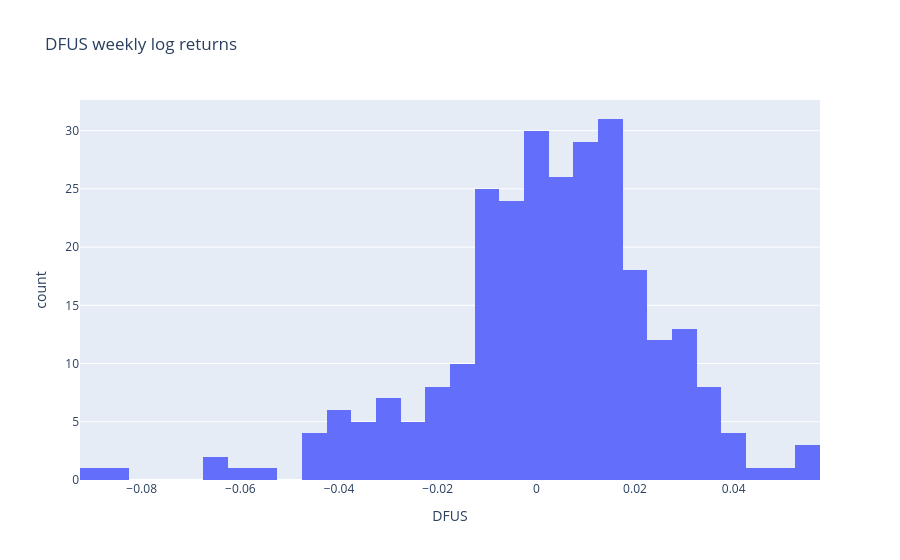
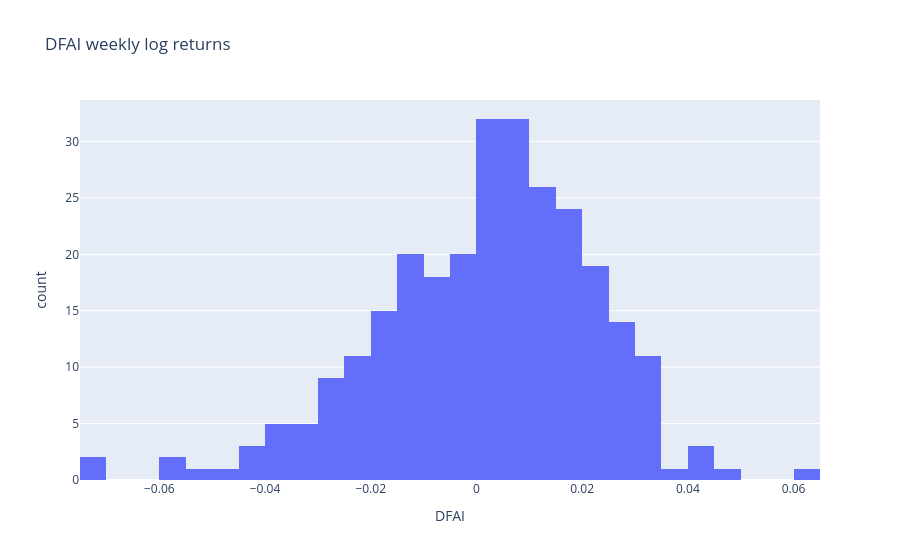
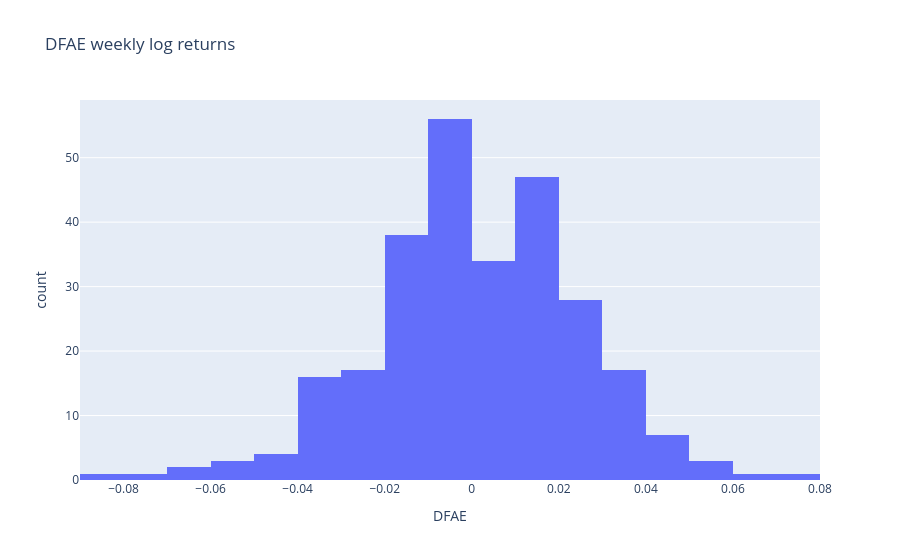

The notebook cell these images were saved under, in order:
### Markdown cell above
## Estimation
one-week distribution (Meucci Ch. 4)

Estimation step: the invariant distribution is summarized by the sample mean vector $\hat\mu$ and the sample covariance matrix $\hat\Sigma$ (with Bessel's correction, `ddof=1`).

Working assumption for everything downstream: $X \sim N(\hat\mu, \hat\Sigma)$, i.i.d. across weeks. With ≈266 weekly observations and only 3 assets, plain sample moments are an acceptable starting point. The histogram is a visual sanity check — the fat tails it reveals are deliberately ignored for now (the scenario framework of step 4 can later accommodate any invariant distribution).

Worth noting: **all statistical error of the entire pipeline lives in $\hat\mu$ and $\hat\Sigma$**. Every quantity computed below is deterministic arithmetic on these two estimates.

### Code cell
fig = px.histogram(assets_returns, x='DFUS', title='DFUS weekly log returns')
fig.show()

fig = px.histogram(assets_returns, x='DFAI', title='DFAI weekly log returns')
fig.show()

fig = px.histogram(assets_returns, x='DFAE', title='DFAE weekly log returns')
fig.show()

data = assets_returns.to_numpy()
# 1. Calculate the sample mean vector (for each column)
inv_mean_vector = np.mean(data, axis=0).reshape((3, 1))

# 2. Calculate the sample variance-covariance matrix (ddof=1 for sample/Bessel's correction)
inv_cov_matrix = np.cov(data, rowvar=False, ddof=1)

print("Sample Mean Vector:")
print(inv_mean_vector)

print("\nSample Variance-Covariance Matrix:")
print(inv_cov_matrix)

### Figure 1 — Plotly figure (JSON) as saved in the notebook; plotly's stock layout.template omitted (floating-point values rounded to 4 significant figures; data arrays with more than 128 entries replaced by an {"elided": "..."} marker saying what was removed)
{"data": [{"alignmentgroup": "True", "bingroup": "x", "hovertemplate": "DFUS=%{x}<br>count=%{y}<extra></extra>", "legendgroup": "", "marker": {"color": "#636efa", "pattern": {"shape": ""}}, "name": "", "offsetgroup": "", "orientation": "v", "showlegend": false, "type": "histogram", "x": {"elided": "276 float values"}, "xaxis": "x", "yaxis": "y"}], "layout": {"barmode": "relative", "legend": {"tracegroupgap": 0}, "title": {"text": "DFUS weekly log returns"}, "xaxis": {"anchor": "y", "domain": [0.0, 1.0], "title": {"text": "DFUS"}}, "yaxis": {"anchor": "x", "domain": [0.0, 1.0], "title": {"text": "count"}}}}

### Figure 2 — Plotly figure (JSON) as saved in the notebook; plotly's stock layout.template omitted (floating-point values rounded to 4 significant figures; data arrays with more than 128 entries replaced by an {"elided": "..."} marker saying what was removed)
{"data": [{"alignmentgroup": "True", "bingroup": "x", "hovertemplate": "DFAI=%{x}<br>count=%{y}<extra></extra>", "legendgroup": "", "marker": {"color": "#636efa", "pattern": {"shape": ""}}, "name": "", "offsetgroup": "", "orientation": "v", "showlegend": false, "type": "histogram", "x": {"elided": "276 float values"}, "xaxis": "x", "yaxis": "y"}], "layout": {"barmode": "relative", "legend": {"tracegroupgap": 0}, "title": {"text": "DFAI weekly log returns"}, "xaxis": {"anchor": "y", "domain": [0.0, 1.0], "title": {"text": "DFAI"}}, "yaxis": {"anchor": "x", "domain": [0.0, 1.0], "title": {"text": "count"}}}}

### Figure 3 — Plotly figure (JSON) as saved in the notebook; plotly's stock layout.template omitted (floating-point values rounded to 4 significant figures; data arrays with more than 128 entries replaced by an {"elided": "..."} marker saying what was removed)
{"data": [{"alignmentgroup": "True", "bingroup": "x", "hovertemplate": "DFAE=%{x}<br>count=%{y}<extra></extra>", "legendgroup": "", "marker": {"color": "#636efa", "pattern": {"shape": ""}}, "name": "", "offsetgroup": "", "orientation": "v", "showlegend": false, "type": "histogram", "x": {"elided": "276 float values"}, "xaxis": "x", "yaxis": "y"}], "layout": {"barmode": "relative", "legend": {"tracegroupgap": 0}, "title": {"text": "DFAE weekly log returns"}, "xaxis": {"anchor": "y", "domain": [0.0, 1.0], "title": {"text": "DFAE"}}, "yaxis": {"anchor": "x", "domain": [0.0, 1.0], "title": {"text": "count"}}}}
